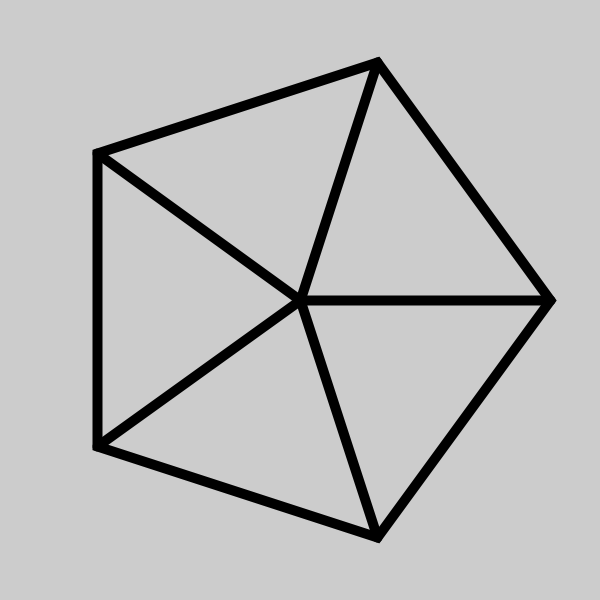
Frame 1 (no input)
Frame 60 (the mouse pressed at the canvas centre just before this capture): identical to frame 1, image omitted
Frame 120 (the mouse held since frame 60 and released just before this capture): identical to frame 1, image omitted

The Processing sketch that drew this single still picture (run headless with seeded random() and noise(); from frame 60 on, the mouse is pressed at the canvas centre):

// Processing sketch: ex03_01
// ── ex03_01.pde
float r = 250 ;
int n = 5 ;
float iAngle = TWO_PI / n ;
float angle = iAngle ;

void setup() {
  size(600, 600) ;
  noFill() ;
  strokeWeight(10) ;
}

void draw() {
  background(204) ;
  drawPolygon(width / 2, height / 2) ;
  angle = (angle + 0.01) % (2 * iAngle) ;
  if (angle > iAngle) {
    drawLine(width/2,height/2, iAngle) ;
  } else {
    drawLine(width/2,height/2, angle) ;
  }
}

void drawPolygon(float cX, float cY) {
  beginShape() ;
  for (float theta = 0 ; theta < TWO_PI ; theta += iAngle) {
    float x = cX + r * cos(theta) ;
    float y = cY + r * sin(theta) ;
    vertex(x, y) ;
  }
  endShape(CLOSE) ;
}

void drawLine(float cX, float cY, float angle) {
  for (int i = 0 ; i < n ; i++) {
    float thetaMIN = i * iAngle ;
    float thetaMAX = (i + 1) * iAngle ;
    float x = lerp(cX + r * cos(thetaMIN) , cX + r * cos(thetaMAX), angle / (iAngle)) ;
    float y = lerp(cY + r * sin(thetaMIN), cY + r * sin(thetaMAX) , angle / (iAngle)) ;
    line(cX, cY, x, y) ;
  }
}
